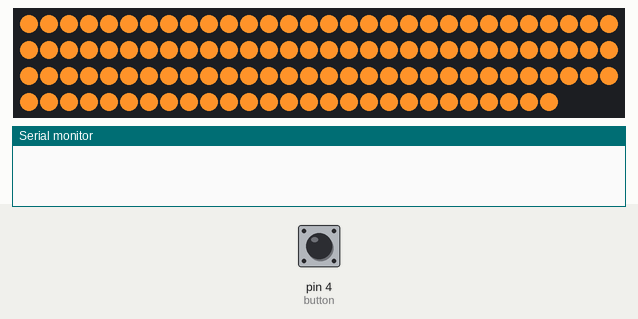
This sketch was run on a simulated Arduino Uno, built with avr-gcc and run on an emulated ATmega328P. Parts: 117 RGB LEDs in strip order, left to right, continuing on the next row, the last lines printed to the serial monitor. The test bench sets the inputs (shaded band); at power-on: pin 4 (button) LOW.

Above: at 4.2 s.
4.3 s: pin 4 (button) pulled HIGH for 0.15 s
At 5.5 s:
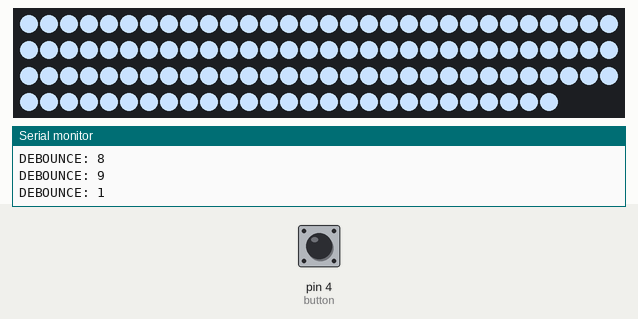
5.9 s: pin 4 (button) pulled HIGH for 1 s
At 7.49 s:
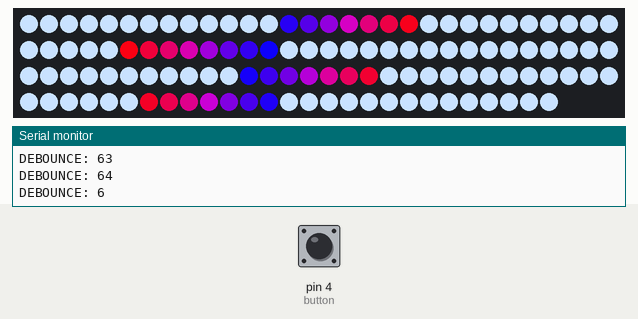
7.5 s: pin 4 (button) pulsed HIGH 5 times (0.12 s each, 0.3 s apart)
At 9.6 s:
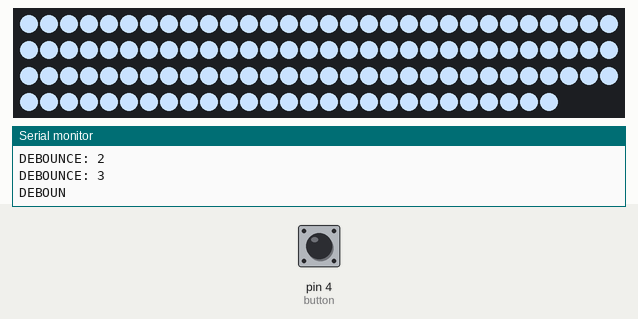
10.5 s: pin 4 (button) pulled HIGH for 0.15 s
11.2 s: pin 4 (button) pulsed HIGH 5 times (0.12 s each, 0.3 s apart)
At 11.38 s:
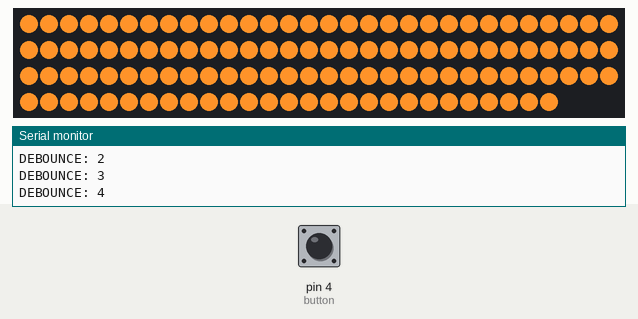
14.2 s: pin 4 (button) pulled HIGH for 3.2 s
At 17.37 s:
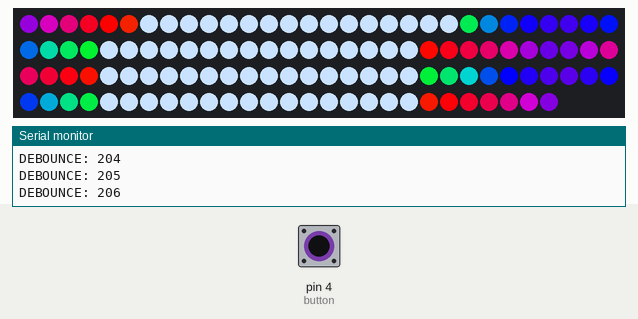

The sketch:

LED_SHELF.ino
```cpp
#include "FastLED.h"
#define LED_NUM  117
#define DATA_PIN 6
#define LED_TYPE WS2812B
#define BRIGHTNESS 255
#define COLOR_ORDER GRB
const int button = 4;
int LED_MODE = 0;
int buttonState = 0;
CRGB leds[LED_NUM];
// Timing var
unsigned long previous_millis = 0;
// constants won't change:
const long interval = 4;
const long color_interval = 50;
unsigned long color_millis = 0;

boolean button_pressed = false;
boolean toggle = false;
int debounce = 0;
static uint8_t startIndex = 0;
static uint8_t color_cycle = 0;
// First Row has 27
// Second Row has 30 LED
// Third Row has 30 LED
// Fourth Row has 30 LED
int rgb_sequence[LED_NUM] = {     56,   57,   116,
                             0,   55,   58,   115,
                             1,   54,   59,   114,
                             2,   53,   60,   113,
                                  52,   61,   112,
                             3,   51,   62,   111,
                             4,   50,   63,   110,
                             5,   49,   64,   109,
                             6,   48,   65,   108,
                             7,   47,   66,   107,
                             8,   46,   67,   106,
                             9,   45,   68,   105,
                             10,  44,   69,   104,
                             11,  43,   70,   103,
                             12,  42,   71,   102,
                             13,  41,   72,   101,
                             14,  40,   73,   100,
                             15,  39,   74,   99,
                             16,  38,   75,   98,
                             17,  37,   76,   97,
                             18,  36,   77,   96,
                             19,  35,   78,   95,
                             20,  34,   79,   94,
                             21,  33,   80,   93,
                             22,  32,   81,   92,
                                  31,   82,   91,
                             23,  30,   83,   90,
                             24,  29,   84,   89,
                             25,  28,   85,   88,
                             26,  27,   86,   87
                            };
CRGBPalette16 currentPalette;
TBlendType    currentBlending;


void setup() {
  // put your setup code here, to run once:
  delay(3000);
  FastLED.addLeds<LED_TYPE, DATA_PIN, COLOR_ORDER>(leds,LED_NUM).setCorrection( TypicalLEDStrip );
  FastLED.setBrightness(BRIGHTNESS); // global brightness
  pinMode(button, INPUT);
  currentPalette = RainbowColors_p;
  currentBlending = LINEARBLEND;
}

void loop() {
  Serial.begin(9600);
  unsigned long time_color = millis();

  if(digitalRead(button) == HIGH)
 {
  debounce++;
  Serial.print("DEBOUNCE: ");
  Serial.println(debounce);
 }
 else {
  debounce = 0;
  button_pressed = false;
  toggle = false;
 }

 if(debounce >= 1){
  button_pressed = true;
 }

 if(button_pressed == true && toggle == false)
 {
  Serial.println("Button: PRESSED");
  toggle = true;
  LED_MODE++;
 }
    switch(LED_MODE)
    {
      case 0: {
                do_warm();
                break;
              }
      case 1: {
                do_cool();
                break;
              }
      case 2: {

               do_rgb_stream(rgb_sequence[startIndex],color_cycle );
              break;
              }
    }

    if(LED_MODE > 2) LED_MODE = 0;
    FastLED.show();

    if (time_color - color_millis >= color_interval){
    color_millis = time_color;
    startIndex++;
    color_cycle += 3;
    }

    if(startIndex >= LED_NUM){
      startIndex = 0;
    }
}

void do_warm(){
    for(int i = 0; i < LED_NUM; i++) {
    leds[i].red = 255;
    leds[i].green = 147;
    leds[i].blue = 41;
  }
}

void do_cool(){
  for(int i = 0; i < LED_NUM; i++) {
    leds[i].red = 201;
    leds[i].green = 226;
    leds[i].blue = 255;
  }
}


void do_rgb_stream(uint8_t colorIndex, uint8_t color_value){
    unsigned long currentMillis = millis();

    if (currentMillis - previous_millis >= interval) {
    // save the last time you blinked the LED
    previous_millis = currentMillis;
    leds[colorIndex] = ColorFromPalette( currentPalette, color_value, BRIGHTNESS, currentBlending);
    }

}
```

Measured:
- after the input at 4.3 s, the LEDs: change at once (image 1)
- after the input at 5.9 s, the LEDs: first change at once (image 2 shows a later state)
- after the input at 7.5 s, the LEDs: first change at once (image 3 shows a later state)
- after the input at 11.2 s, the LEDs: change at once (image 4)
- after the input at 14.2 s, the LEDs: first change at once (image 5 shows a later state)
